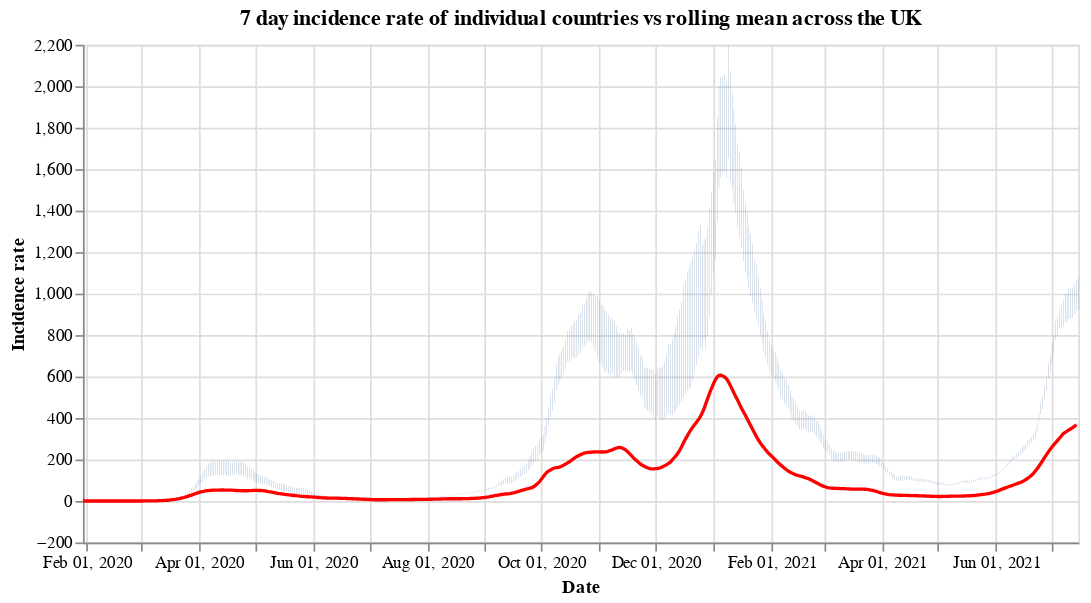

Here is the notebook cell this chart was saved with:
### Code cell
#collapse
countries = uk_cases['areaName'].unique()
countries.sort()

selection = alt.selection_single(
    name='Select',
    fields=['areaName'],
    init={'areaName': 'Wales'},
    bind={'areaName': alt.binding_select(options=countries)}
)

# scatter plot, modify opacity based on selection
bars = alt.Chart(uk_cases).mark_bar().add_selection(
    selection
).encode(
    x=alt.X("yearmonthdate(date):T", axis=alt.Axis(title='Date')),
    y=alt.Y("weeklyCasesRate:Q", axis=alt.Axis(title='Incidence rate')),
    tooltip='weeklyCasesRate:Q',
    opacity=alt.condition(selection, alt.value(1), alt.value(0))
).properties(title=f'7 day incidence rate of individual countries vs rolling mean across the UK', width=600)

line = alt.Chart(overview_cases).mark_line(
    color='red',
    size=2,
).transform_window(
    rolling_mean='mean(weeklyCasesRate)',
    frame=[0, 7]
).encode(
    x='yearmonthdate(date):T',
    y='rolling_mean:Q'
)

alt.layer(bars, line)

### Figure 1 — Vega-Lite specification as saved in the notebook (floating-point values rounded to 4 significant figures; data arrays with more than 128 entries replaced by an {"elided": "..."} marker saying what was removed)
{"config": {"view": {"continuousWidth": 400, "continuousHeight": 300}}, "layer": [{"data": {"name": "data-3e3a82bd64907f61a95ffb6651a14083"}, "mark": "bar", "encoding": {"opacity": {"condition": {"value": 1, "selection": "Select"}, "value": 0}, "tooltip": {"type": "quantitative", "field": "weeklyCasesRate"}, "x": {"type": "temporal", "axis": {"title": "Date"}, "field": "date", "timeUnit": "yearmonthdate"}, "y": {"type": "quantitative", "axis": {"title": "Incidence rate"}, "field": "weeklyCasesRate"}}, "selection": {"Select": {"type": "single", "fields": ["areaName"], "init": {"areaName": "Wales"}, "bind": {"areaName": {"input": "select", "options": ["England", "Northern Ireland", "Scotland", "Wales"]}}}}, "title": "7 day incidence rate of individual countries vs rolling mean across the UK", "width": 600}, {"data": {"name": "data-ed502f22b483c9df301da0cb13e108bd"}, "mark": {"type": "line", "color": "red", "size": 2}, "encoding": {"x": {"type": "temporal", "field": "date", "timeUnit": "yearmonthdate"}, "y": {"type": "quantitative", "field": "rolling_mean"}}, "transform": [{"window": [{"op": "mean", "field": "weeklyCasesRate", "as": "rolling_mean"}], "frame": [0, 7]}]}], "$schema": "https://vega.github.io/schema/vega-lite/v4.8.1.json", "datasets": {"data-3e3a82bd64907f61a95ffb6651a14083": {"elided": "2036 records"}, "data-ed502f22b483c9df301da0cb13e108bd": {"elided": "532 records"}}}
